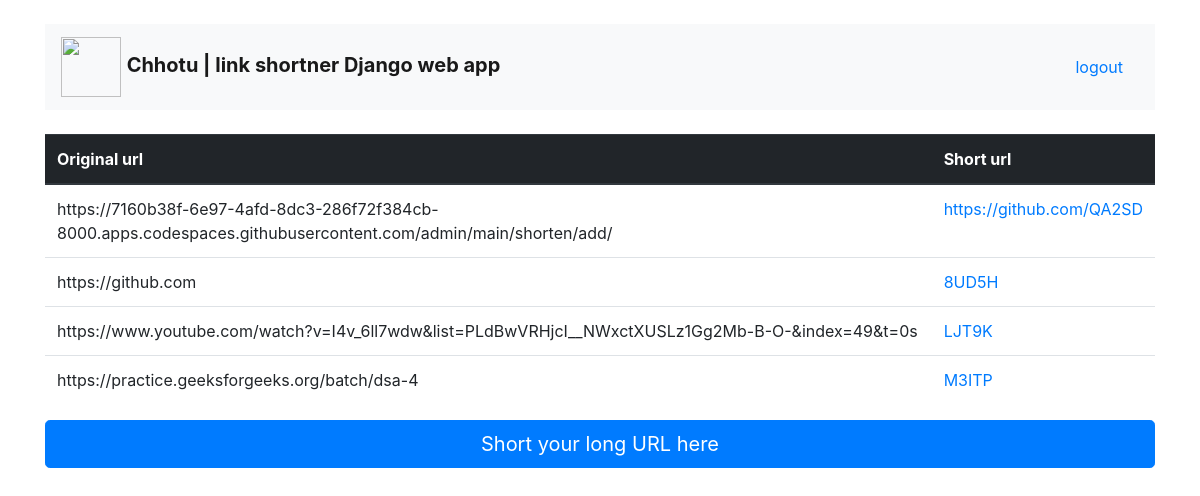
Page / (signed in) on the earlier database version.
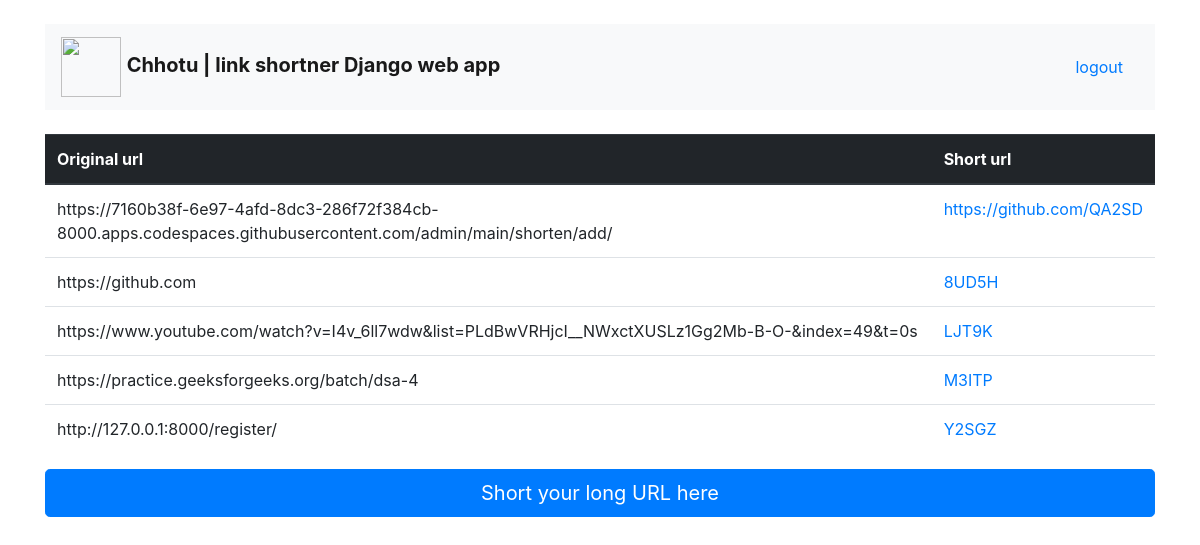
Same page on the later database version.
### main/models.py (models this page shows)
class shorten(models.Model):
    uri = models.URLField('Enter original uri ')
    shorturi = models.CharField('save the model for shorten uri',max_length=10,unique=True,null=True,blank=True)
    def save(self,*args,**kwrgs):
        self.shorturi=get_random_string(5, allowed_chars=string.ascii_uppercase + string.digits)
        super(shorten,self).save(*args,**kwrgs)

### main/views.py (the view)
# urls.py: path('',index,name='index'),
@login_required(login_url='/login/')
def index(request):
    query = shorten.objects.all()
    context = {'query':query}
    return render(request,'index.html',context)

### templates/index.html
{% extends 'base.html' %}
{% block content %}
<div class="table-responsive">
    <table class="table">
  <thead class="thead-dark">
    <tr>
      <th scope="col">Original url</th>
      <th scope="col">Short url</th>
    </tr>
  </thead>
  <tbody>
  {%for object in query%}
    <tr>
      <td>{{object.uri }}</td>
      <td><a href="/{{object.shorturi}}">{{object.shorturi}}</a></td>
    </tr>
  {%endfor%}
  </tbody>
</table>
<a href="/short" class="btn btn-primary btn-lg btn-block">Short your long URL here</a>
</div>
 {% endblock %}

### templates/base.html (shortened to what this page needs)
<!doctype html>
<html lang="en">
  <head>
    <link rel="stylesheet" href="https://maxcdn.bootstrapcdn.com/bootstrap/4.0.0/css/bootstrap.min.css">
  </head>
  <body>
    <div class="container">
<nav class="navbar navbar-light bg-light mb-4 mt-4">
  <a class="navbar-brand" href="/">
  <img src="https://encrypted-tbn0.gstatic.com/images?q=tbn%3AANd9GcRnmRvU0_WhYksrmu7h3O6nQJCYDx8dzuwo7A&usqp=CAU" width="60" height="60" alt="">
    <b>     Chhotu    |     link shortner Django web app</b>
  </a>
  <ul class="nav justify-content-end">
  {% if request.user.is_authenticated %}
  <li class="nav-item">
    <a class="nav-link" href="/logout/">logout</a>
  </li>
  {%endif%}
</ul>
</nav>
   {%block content%}
   {%endblock%}
  </div>
  </body>
</html>

Differences in the rows shown:
added shorten: uri "http://127.0.0.1:8000/register/", shorturi "Y2SGZ"
